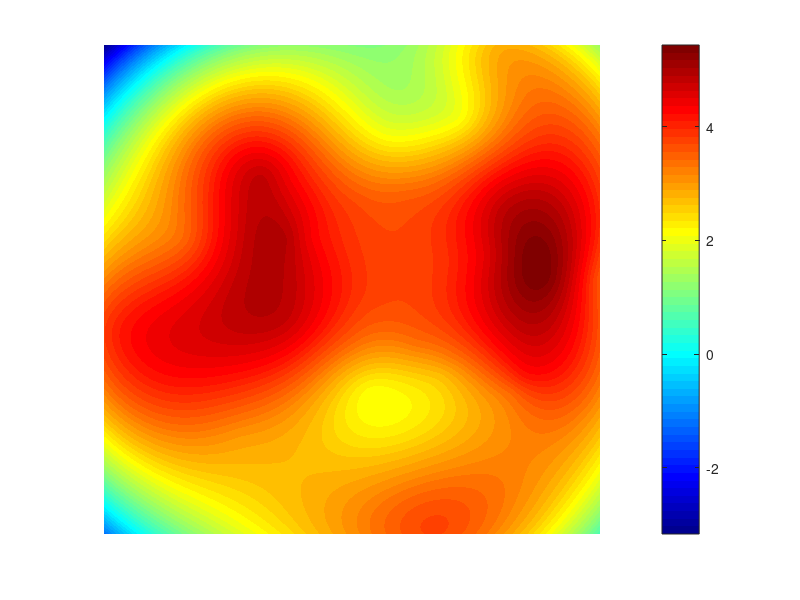
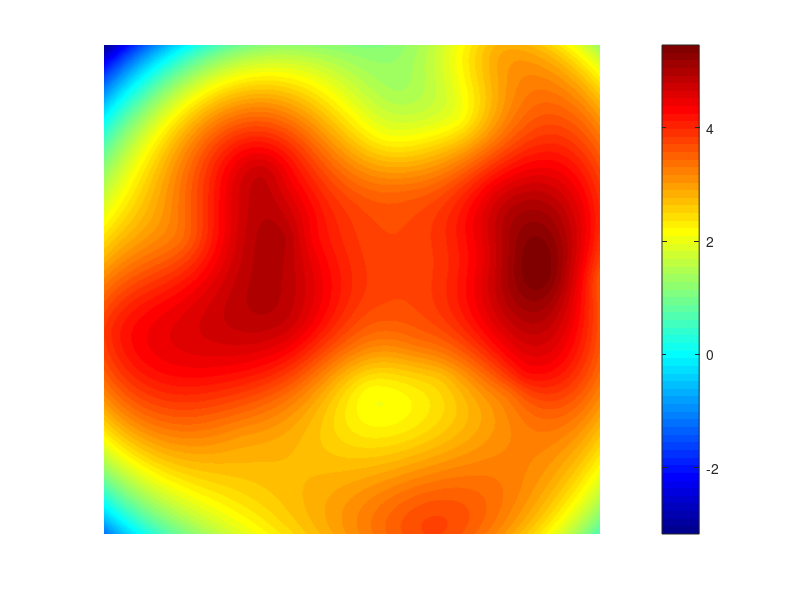
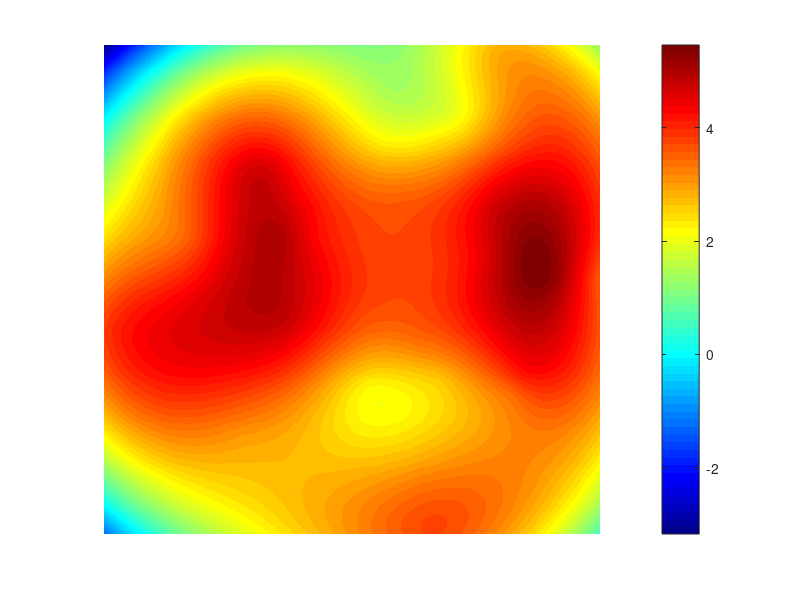
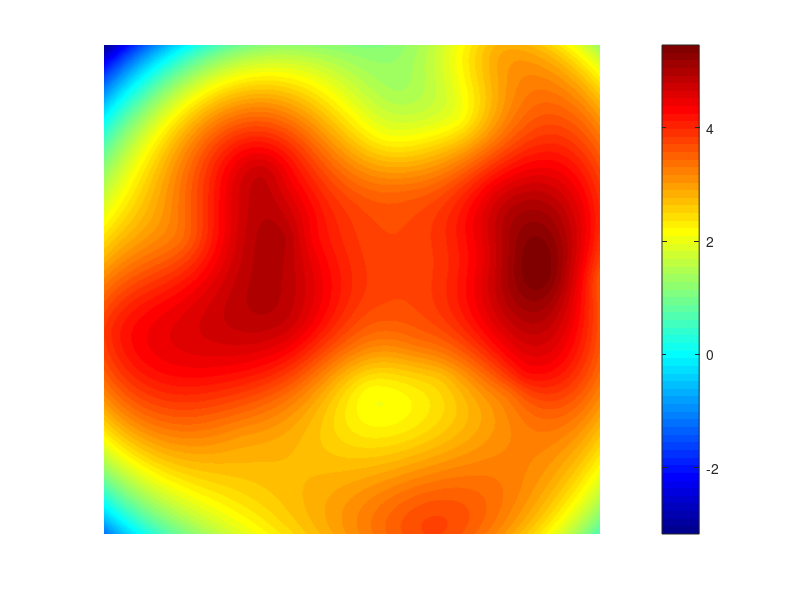

The MATLAB source for these figures, in order:
% cdata = [1 2 3 4 5; 5 4 3 2 1; 1 2 3 4 5; 5 4 3 2 1; 1 2 3 4 5];
% xvalues = {'1x', '2x', '3x', '4x', '5x'};
% yvalues = {'1y', '2y', '3y', '4y', '5y'};
% h = heatmap(xvalues, yvalues, cdata);
% clc;clear;close all;




% 定义点(x,y,z)
x			= randn(50,1);
xmax 	= max(x);
xmin 	= min(x);
y			= randn(50,1);
ymax 	= max(y);
ymin 	= min(y);
z = exp(sin(x.^2)) + exp(cos(y.^2));
N = 500; % 每个维度的数据点数
% 网格化x,y二维空间
[X,Y] = meshgrid(linspace(xmin,xmax,N),linspace(ymin,ymax,N));
% 采用插值法扩展数据，可用方法有'linear'(default)|'nearest'|'natural'|'cubic'|'v4'|
Z = griddata(x,y,z,X,Y,'v4');

%% 等高线法
figure('NumberTitle','off','Name','等高线法','Color','w','MenuBar','none','ToolBar','none');
contourf(X,Y,Z,N, 'LineColor','none');
colormap('jet');
colorbar;
axis off;

%% 投影图法
figure('NumberTitle','off','Name','投影图法','Color','w','MenuBar','none','ToolBar','none');
surf(X,Y,Z,'LineStyle','none');
xlim([min(X(:)) max(X(:))]);
ylim([min(Y(:)) max(Y(:))]);
axis off;
colormap('jet');
colorbar;
shading interp;
view(0,90);

%% imagesc法
figure('NumberTitle','off','Name','imagesc法','Color','w','MenuBar','none','ToolBar','none');
% 因为图像坐标和笛卡尔坐标起始位置不一样，需要上下翻转
imagesc(flipud(Z));
colormap('jet');
colorbar;
axis off;

%% pcolor法
figure('NumberTitle','off','Name','pcolor法','Color','w','MenuBar','none','ToolBar','none');
pcolor(X,Y,Z);
colormap('jet');
colorbar;
shading interp;
axis off;














% % 指定图像文件夹的路径
% imageFolder = 'D:\SHU\PyTorch\polyp segmentation dataset\kvasir-seg\Kvasir-SEG\masks\';
% 
% % 获取文件夹中的所有图像文件
% imageFiles = dir(fullfile(imageFolder, '*.jpg')); % 可以根据实际情况更改文件类型
% 
% % 初始化一个空的中心点坐标矩阵
% centerPoints = [];
% 
% % 循环处理每个图像文件
% for i = 1:length(imageFiles)
%     % 读取图像
%     img = imread(fullfile(imageFolder, imageFiles(i).name));
%     img
%     % 将图像转为灰度图像
%     grayImg = rgb2gray(img);
% 
%     % 自适应阈值化二值化
%     threshold = graythresh(grayImg);
%     binaryImg = im2bw(grayImg, threshold);
% 
%     % 使用regionprops函数查找二值化图像中的中心点
%     stats = regionprops(binaryImg, 'Centroid');
%     center = stats.Centroid;
% 
%     % 将中心点的坐标添加到centerPoints矩阵中
%     centerPoints = [centerPoints; center];
% end
% centerPoints
% % 生成热力图
% heatmap = zeros(size(binaryImg));
% 
% % xmax 	= max(x);
% % xmin 	= min(x);
% % % 网格化x,y二维空间
% % [X,Y] = meshgrid(linspace(xmin,xmax,N),linspace(ymin,ymax,N));
% % % 采用插值法扩展数据，可用方法有'linear'(default)|'nearest'|'natural'|'cubic'|'v4'|
% % Z = griddata(x,y,z,X,Y,'v4');
% 
% % 将中心点的位置添加到热力图中
% for i = 1:size(centerPoints, 1)
%     x = round(centerPoints(i, 1));
%     y = round(centerPoints(i, 2));
%     if x > 0 && x <= size(heatmap, 2) && y > 0 && y <= size(heatmap, 1)
%         heatmap(y, x) = heatmap(y, x) + 1;
%     end
% end
% 
% % 显示热力图
% imagesc(heatmap);
% colormap('hot');
% colorbar;
% title('热力图');
